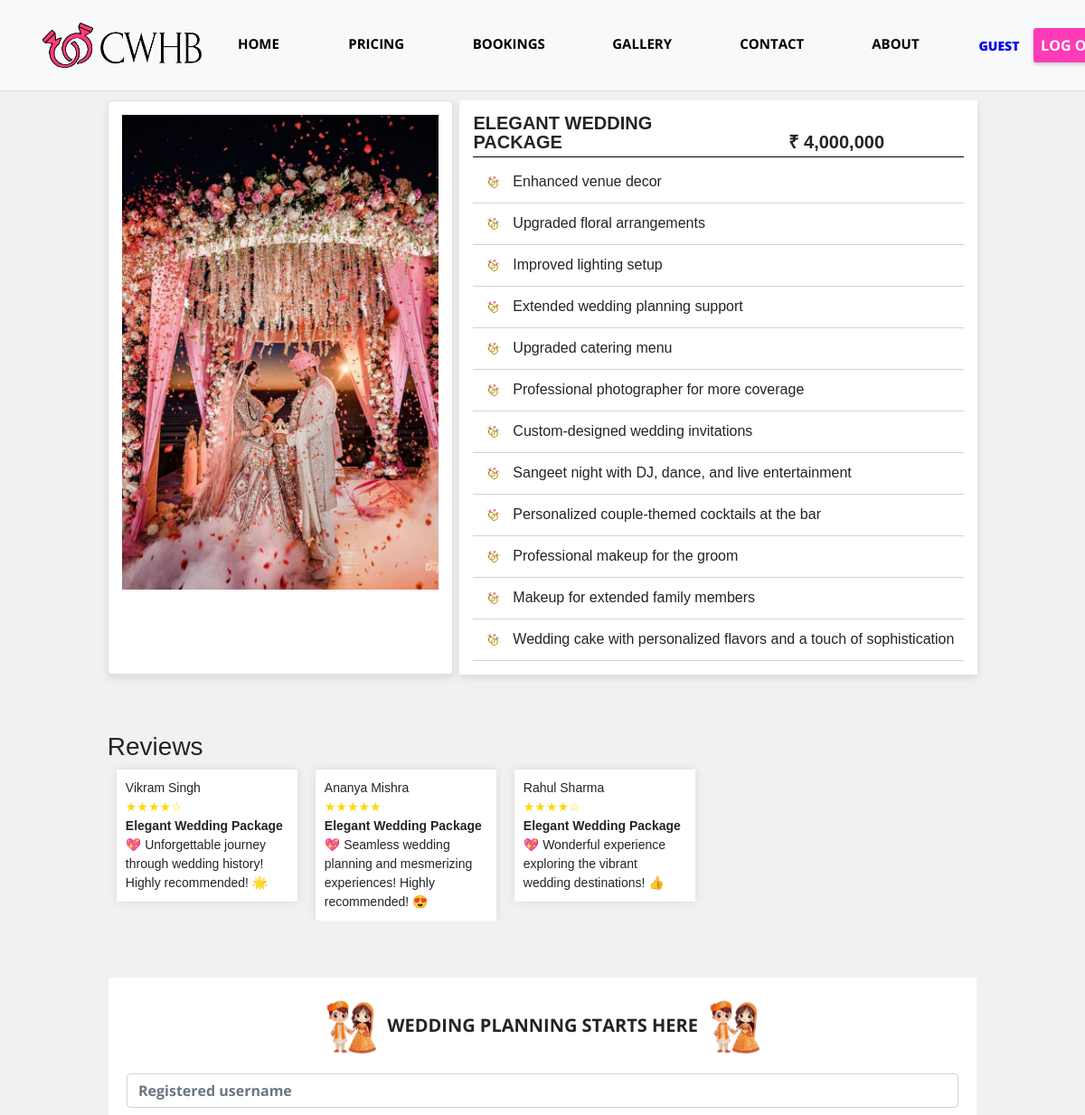
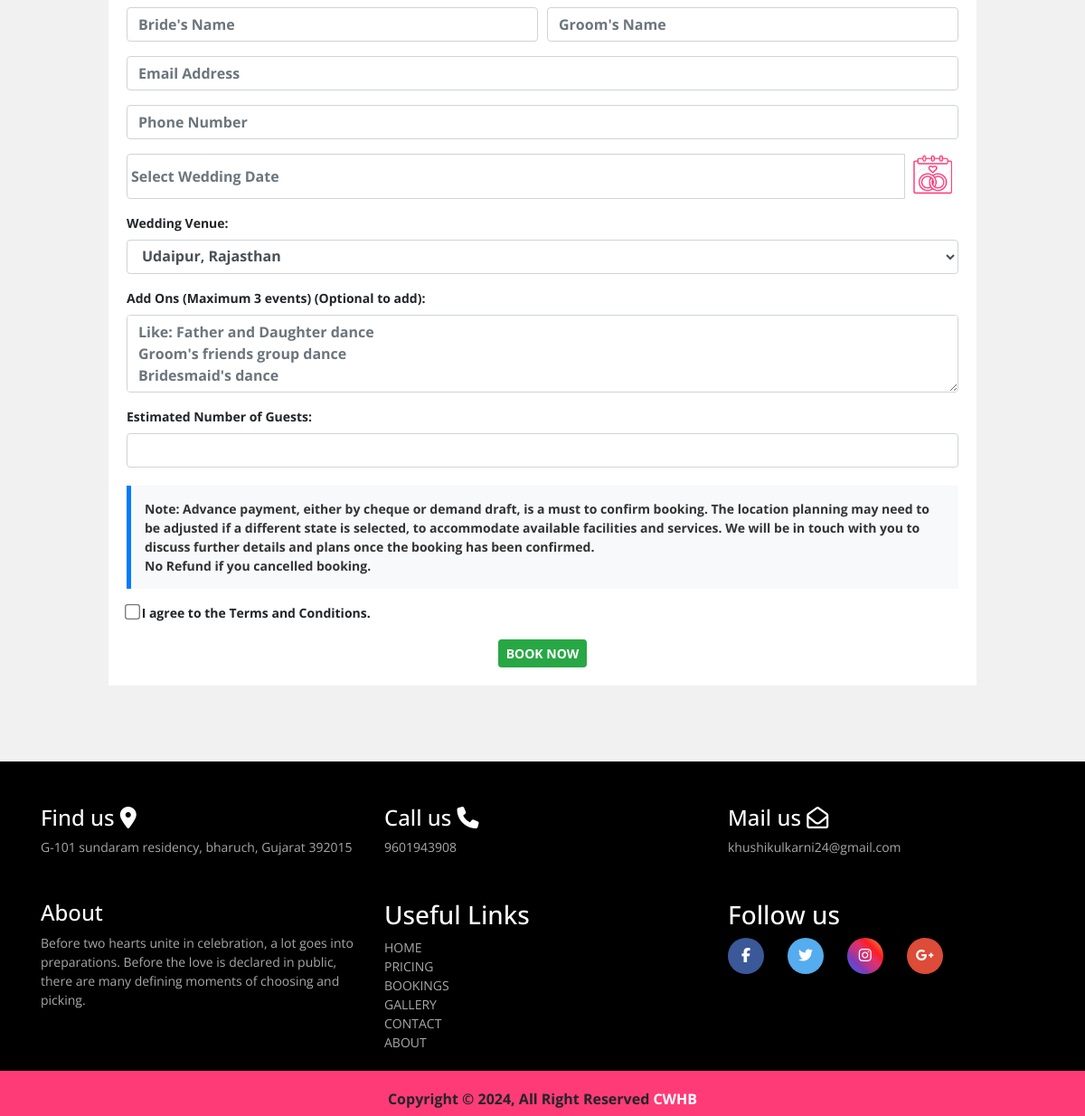
/package_details.php?id=2, run on the app's committed database (2 pictures, top to bottom).
### tables this page shows
CREATE TABLE `tblweddingcategories` (
  `id` int(11) NOT NULL,
  `wedding_type` varchar(100) NOT NULL,
  `caption` varchar(255) NOT NULL,
  `price` varchar(255) NOT NULL,
  `preview_image` text NOT NULL
);

CREATE TABLE `tbl_features` (
  `feature_id` int(11) NOT NULL,  
  `category_id` int(11) NOT NULL,
  `title` varchar(100) NOT NULL 
);

### admin/include/database.php (called while the page is built, shortened)
<?php
class Database
{
    public $connection;
    public function open_connection()
    {
        $this->connection = mysqli_connect(DB_HOST, DB_USER, DB_PASS, DB_NAME);
    }
    public function query($sql)
    {
        $result = mysqli_query($this->connection, $sql);
        return $result;
    }
}
$db = new Database();
?>

### admin/include/db_object.php (called while the page is built, shortened)
<?php
class DB_Object
{
public static function find_by_id($id) {
    global $db;
    $sql = "SELECT * FROM " . static::$db_table . " WHERE id = ?";
    $stmt = $db->connection->prepare($sql);
    $stmt->bind_param("i", $id);
    $stmt->execute();
    $result_set = $stmt->get_result();
    $the_object_array = array();
    while ($row = $result_set->fetch_assoc()) {
        $the_object_array[] = static::instantiation($row);
    }
    return !empty($the_object_array) ? array_shift($the_object_array) : false;
}
    public static function find_by_feature_no_limit($id) {
        return static::find_by_query("SELECT * FROM " . static::$db_table . " WHERE category_id = $id ORDER BY category_id DESC");
    }
public static function find_by_query($sql) {
    global $db;
    $result_set = $db->query($sql);
    $the_object_array = array();
    while ($row = mysqli_fetch_array($result_set)) {
        $the_object_array[] = static::instantiation($row);
    }
    return $the_object_array;
}
    public static function instantiation($the_record){
        $the_object = new $calling_class;
        foreach($the_record as $the_attribute => $value)
        {
            if($the_object->has_the_attribute($the_attribute)) {
                $the_object->$the_attribute = $value;
            }
        }
        return $the_object;
    }
    private function has_the_attribute($the_attribute) {
        $object_properties = get_object_vars($this);
        return array_key_exists($the_attribute, $object_properties);
    }
}
?>

### admin/include/Categories.php (called while the page is built, shortened)
<?php
class Category extends DB_Object
{
    public $preview_image;
    public $upload_directory = "upload/categories";
    public $image_placeholder = "http://placehold.it/300x300&text=images";
    public function preview_image_picture() {
        return empty($this->preview_image) ? $this->image_placeholder : $this->upload_directory. '/' .$this->preview_image;
    }
}
?>

### package_details.php (the view, shortened to what this page needs)
<?php
if (isset($_GET['id'])) {
    $package_id = $_GET['id'];
    $category = Category::find_by_id($package_id);
} else {
    echo "Invalid request";
}
?>
<!doctype html>
<html lang="en">
<head>
    <link rel="stylesheet" type="text/css" href="https://cdn.materialdesignicons.com/2.1.19/css/materialdesignicons.min.css">
    <link rel="stylesheet" href="css/bootstrap.min.css">
    <link rel="stylesheet" href="include/footer.css">
    <link rel="stylesheet" href="nav.css">
    <link rel="stylesheet" href="css/bootstrap-datepicker.css">
</head>
<body>
<?php include 'include/nav.php'; ?>
<br><br><br>
<div class="content-container">
        <?php if ($category) : ?>
            <div class="card">
                <div class="card-content">
                    <div>
                        <img src="admin/<?php echo $category->preview_image_picture(); ?>" alt="">
                    </div>
                </div>
            </div>&nbsp;&nbsp;
            <div class="card2">
                <div class="card-content">
                    <div>
                        <span class="card-title" style="font-weight: bold; text-transform: uppercase; padding-top:0;">
                            <?php echo $category->wedding_type; ?>
                            <span style="font-weight: bold;">₹ <?php echo $category->price; ?></span>
                        </span>
<hr style="border-top: 1px solid black; margin: 5px 0;">
 <div class="list">
  <?php $features = Features::find_by_feature_no_limit($category->id); ?>
  <table class="feature-table">
    <?php foreach ($features as $feature_item) : ?>
      <tr>
        <td style="font-size:16px;"><img src="images/ring_check.png" style="height:25px; width:25px;"></img>&nbsp;&nbsp;<?= htmlspecialchars($feature_item->title); ?></td>
      </tr>
    <?php endforeach; ?>
  </table>
</div>
                    </div>
                </div>
            </div>
        <?php else : ?>
            <p>No details found for the specified package ID.</p>
        <?php endif; ?>
    </div>
<br><br><br>
<div class="content-container" style="margin-right:10%;">
   <div class="reviews-container">
        <h3>Reviews</h3>
       <div class="reviews" id="reviews">
            <?php
            if ($package_id == 1) {
            echo '<div class="review-card">';
            echo '<div class="username">Rajesh Kumar</div>';
            echo '<div class="review-stars">★★★★★</div>';
            echo '<b><div class="type">' . $category->wedding_type . '</b></div>';
            echo '<div class="comment">💖 Incredible wedding planning journey! A must for couples seeking adventure! 🌟</div>';
            echo '</div>';
            echo '<div class="review-card">';
            echo '<div class="username">Pooja Patel</div>';
            echo '<div class="review-stars">★★★★☆</div>';
            echo '<b><div class="type">' . $category->wedding_type . '</b></div>';
            echo '<div class="comment">💖 Enjoyed every moment! Only wished it was longer! 😊</div>';
            echo '</div>';
            echo '<div class="review-card">';
            echo '<div class="username">Amit Sharma</div>';
            echo '<div class="review-stars">★★★★★</div>';
            echo '<b><div class="type">' . $category->wedding_type . '</b></div>';
            echo '<div class="comment">💖 Perfect planning for an adventurous wedding! Couldn\'t ask for more! 😎</div>';
            echo '</div>';
        } elseif ($package_id == 2) {
            echo '<div class="review-card">';
            echo '<div class="username">Vikram Singh</div>';
            echo '<div class="review-stars">★★★★☆</div>';
            echo '<b><div class="type">' . $category->wedding_type . '</b></div>';
            echo '<div class="comment">💖 Unforgettable journey through wedding history! Highly recommended! 🌟</div>';
            echo '</div>';
            echo '<div class="review-card">';
            echo '<div class="username">Ananya Mishra</div>';
            echo '<div class="review-stars">★★★★★</div>';
           echo '<b><div class="type">' . $category->wedding_type . '</b></div>';
            echo '<div class="comment">💖 Seamless wedding planning and mesmerizing experiences! Highly recommended! 😍</div>';
            echo '</div>';
            echo '<div class="review-card">';
            echo '<div class="username">Rahul Sharma</div>';
            echo '<div class="review-stars">★★★★☆</div>';
            echo '<b><div class="type">' . $category->wedding_type . '</b></div>';
            echo '<div class="comment">💖 Wonderful experience exploring the vibrant wedding destinations! 👍</div>';
            echo '</div>';
}            ?>
<br><br><br>
<form action="validate_booking.php" method="post" onsubmit="return validateBookingForm()" style="background: white; margin-right: 10%; margin-left: 10%; padding: 20px;" >
    <h2 class="h5 text-center mb-3 m-0" style="font-weight:bold;"><img src="images/bride_groom3.png" style="width:70px; height:70px;" alt="couple"> WEDDING PLANNING STARTS HERE <img src="images/bride_groom3.png" style="width:70px; height:70px;" alt="couple"></h2>
 <div class="form-group">
        <input type="name" class="form-control" name="name" style="font-weight:bold;" placeholder="Registered username" required>
           </div>
    <div class="form-row">
        <div class="form-group col-md-6">
            <input type="text" class="form-control" name="bride_name"  style="font-weight:bold;" placeholder="Bride's Name" required>
        </div>
        <div class="form-group col-md-6">
            <input type="text" class="form-control" name="groom_name"  style="font-weight:bold;" placeholder="Groom's Name" required>
        </div>
    </div>
    <div class="form-group">
        <input type="email" class="form-control" name="couple_email"  style="font-weight:bold;" placeholder="Email Address" required>
           </div>
    <div class="form-group">
        <input type="phone" class="form-control" name="couple_phone"  style="font-weight:bold;" placeholder="Phone Number" required>
          </div>
    <div class="form-group">
               <div class="input-group">
            <input type="text" class="form-control datepicker"  style="font-weight:bold;" name="wedding_date" placeholder="Select Wedding Date" required>
            <div class="input-group-append">
                <img src="images/calendar.png" style="width:60px; height:50px;" alt="Calendar">
        </div>
            </div>
        </div>
    <div class="form-group">
        <label for="wedding_venue"  style="font-weight:bold;">Wedding Venue:</label>
        <select class="form-control" name="wedding_venue"  style="font-weight:bold;" required>
           <option value="Udaipur">Udaipur, Rajasthan</option>
        </select>
    </div>
   <div class="form-group">
    <label for="add_ons"  style="font-weight:bold;">Add Ons (Maximum 3 events) (Optional to add):</label>
    <textarea name="events" class="form-control" style="font-weight:bold;" id="Inputdescription" rows="3"
placeholder="Like: Father and Daughter dance
Groom's friends group dance
Bridesmaid's dance
Any games"></textarea>
                    </div>
    <div class="form-group">
        <label for="estimated_guests"  style="font-weight:bold;">Estimated Number of Guests:</label>
        <input type="number" class="form-control"  style="font-weight:bold;" name="estimated_guests" required>
                </div>
<div class="form-group">
    <p style="background-color: #f8f9fa; color: #333; font-weight: bold; padding: 15px; border-left: 5px solid #007bff; margin-top: 20px;">
    Note: Advance payment, either by cheque or demand draft, is a must to confirm booking. The location planning may need to be adjusted if a different state is selected, to accommodate available facilities and services. We will be in touch with you to discuss further details and plans once the booking has been confirmed.<br>No Refund if you cancelled booking.
</p>
</div>
  <div class="form-group">
    <label style="font-weight: bold;">
        <input type="checkbox" name="agree_to_terms" style="font-weight: bold; transform: scale(1.3);" required>&nbsp;I agree to the Terms and Conditions.
    </label>
</div>
    <div class="text-center mt-3">
           <button type="submit" name="book_now" class="btn btn-success btn-sm text-uppercase font-weight-bold" style="margin-top: -5px;">Book Now</button>
    </div>
</form><br><br><br><br>
<?php include 'include/footer.php'; ?>
</body>
</html>

### nav.css (style rules this page uses)
body { font-family: "Open Sans", "Roboto", sans-serif; line-height: 1.5em; margin-bottom: 0%; width: 100%; margin-top: 4%; overflow-x: hidden; background: #f1f1f1; font-size: 14px; }

### package_details.php (style rules this page uses)
.content-container { margin-right: 9.9%; font-family: Arial, sans-serif; display: flex; margin-left:9.9%; }
.card { width: 40%; box-shadow: 0 4px 8px rgba(0, 0, 0, 0.1); overflow: hidden; transition: transform 0.3s ease-in-out; cursor: pointer; }
.card2 { width: 60%; background-color:white; box-shadow: 0 4px 8px rgba(0, 0, 0, 0.1); overflow: hidden; transition: transform 0.3s ease-in-out; cursor: pointer; }
.card-content { padding: 15px; font-size: 20px; }
.card img { width: 100%; height: auto; }
.feature-table { width: 100%; border-collapse: collapse; }
.feature-table tr { border-bottom: 1px solid #d3d3d3; }
.feature-table td { padding: 10px; }
.review-card { width: 200px; background-color: #fff; box-shadow: 0 0 10px rgba(0, 0, 0, 0.1); padding: 10px; display: inline-block; vertical-align: top; transition: transform 0.3s ease-in-out; cursor: grab; margin: 0 10px; }
.reviews-container { overflow-y: hidden; overflow-x: hidden; flex-wrap: nowrap; }
.review-stars { color: #FFD700; }

### data on the page
tblweddingcategories: preview_image (picture), wedding_type "ELEGANT WEDDING PACKAGE", price "4,000,000", wedding_type "Elegant Wedding Package"
tbl_features: title "Enhanced venue decor"
tbl_features: title "Upgraded floral arrangements"
tbl_features: title "Improved lighting setup"
tbl_features: title "Extended wedding planning support"
tbl_features: title "Upgraded catering menu"
tbl_features: title "Professional photographer for more coverage"
tbl_features: title "Custom-designed wedding invitations"
tbl_features: title "Sangeet night with DJ, dance, and live entertainment"
tbl_features: title "Personalized couple-themed cocktails at the bar"
tbl_features: title "Professional makeup for the groom"
tbl_features: title "Makeup for extended family members"
tbl_features: title "Wedding cake with personalized flavors and a touch of sophistication"
